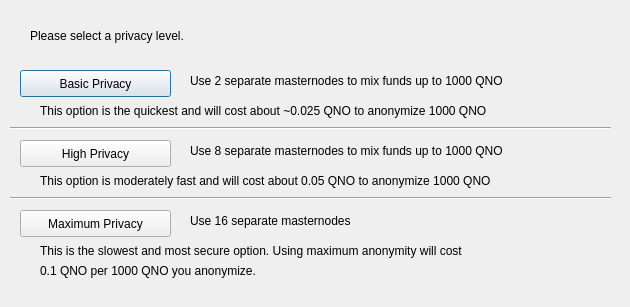
<?xml version="1.0" encoding="UTF-8"?>
<ui version="4.0">
 <class>DarksendConfig</class>
 <widget class="QDialog" name="DarksendConfig">
  <property name="geometry">
   <rect>
    <x>0</x>
    <y>0</y>
    <width>630</width>
    <height>307</height>
   </rect>
  </property>
  <property name="windowTitle">
   <string>Configure PrivateSend</string>
  </property>
  <widget class="QPushButton" name="buttonBasic">
   <property name="geometry">
    <rect>
     <x>20</x>
     <y>70</y>
     <width>151</width>
     <height>27</height>
    </rect>
   </property>
   <property name="text">
    <string>Basic Privacy</string>
   </property>
  </widget>
  <widget class="QPushButton" name="buttonHigh">
   <property name="geometry">
    <rect>
     <x>20</x>
     <y>140</y>
     <width>151</width>
     <height>27</height>
    </rect>
   </property>
   <property name="text">
    <string>High Privacy</string>
   </property>
  </widget>
  <widget class="QPushButton" name="buttonMax">
   <property name="geometry">
    <rect>
     <x>20</x>
     <y>210</y>
     <width>151</width>
     <height>27</height>
    </rect>
   </property>
   <property name="text">
    <string>Maximum Privacy</string>
   </property>
  </widget>
  <widget class="QLabel" name="label">
   <property name="geometry">
    <rect>
     <x>30</x>
     <y>20</y>
     <width>571</width>
     <height>31</height>
    </rect>
   </property>
   <property name="text">
    <string>Please select a privacy level.</string>
   </property>
  </widget>
  <widget class="QLabel" name="label_2">
   <property name="geometry">
    <rect>
     <x>190</x>
     <y>70</y>
     <width>421</width>
     <height>21</height>
    </rect>
   </property>
   <property name="text">
    <string>Use 2 separate masternodes to mix funds up to 1000 QNO</string>
   </property>
  </widget>
  <widget class="QLabel" name="label_3">
   <property name="geometry">
    <rect>
     <x>190</x>
     <y>140</y>
     <width>411</width>
     <height>21</height>
    </rect>
   </property>
   <property name="text">
    <string>Use 8 separate masternodes to mix funds up to 1000 QNO</string>
   </property>
  </widget>
  <widget class="QLabel" name="label_4">
   <property name="geometry">
    <rect>
     <x>190</x>
     <y>210</y>
     <width>421</width>
     <height>21</height>
    </rect>
   </property>
   <property name="text">
    <string>Use 16 separate masternodes</string>
   </property>
  </widget>
  <widget class="QLabel" name="label_6">
   <property name="geometry">
    <rect>
     <x>40</x>
     <y>100</y>
     <width>561</width>
     <height>21</height>
    </rect>
   </property>
   <property name="text">
    <string>This option is the quickest and will cost about ~0.025 QNO to anonymize 1000 QNO</string>
   </property>
  </widget>
  <widget class="QLabel" name="label_7">
   <property name="geometry">
    <rect>
     <x>40</x>
     <y>170</y>
     <width>561</width>
     <height>21</height>
    </rect>
   </property>
   <property name="text">
    <string>This option is moderately fast and will cost about 0.05 QNO to anonymize 1000 QNO</string>
   </property>
  </widget>
  <widget class="QLabel" name="label_8">
   <property name="geometry">
    <rect>
     <x>40</x>
     <y>240</y>
     <width>561</width>
     <height>21</height>
    </rect>
   </property>
   <property name="text">
    <string>This is the slowest and most secure option. Using maximum anonymity will cost</string>
   </property>
  </widget>
  <widget class="QLabel" name="label_9">
   <property name="geometry">
    <rect>
     <x>40</x>
     <y>260</y>
     <width>561</width>
     <height>21</height>
    </rect>
   </property>
   <property name="text">
    <string>0.1 QNO per 1000 QNO you anonymize.</string>
   </property>
  </widget>
  <widget class="Line" name="line">
   <property name="geometry">
    <rect>
     <x>10</x>
     <y>120</y>
     <width>601</width>
     <height>16</height>
    </rect>
   </property>
   <property name="orientation">
    <enum>Qt::Horizontal</enum>
   </property>
  </widget>
  <widget class="Line" name="line_2">
   <property name="geometry">
    <rect>
     <x>10</x>
     <y>190</y>
     <width>601</width>
     <height>16</height>
    </rect>
   </property>
   <property name="orientation">
    <enum>Qt::Horizontal</enum>
   </property>
  </widget>
 </widget>
 <resources/>
 <connections/>
</ui>
